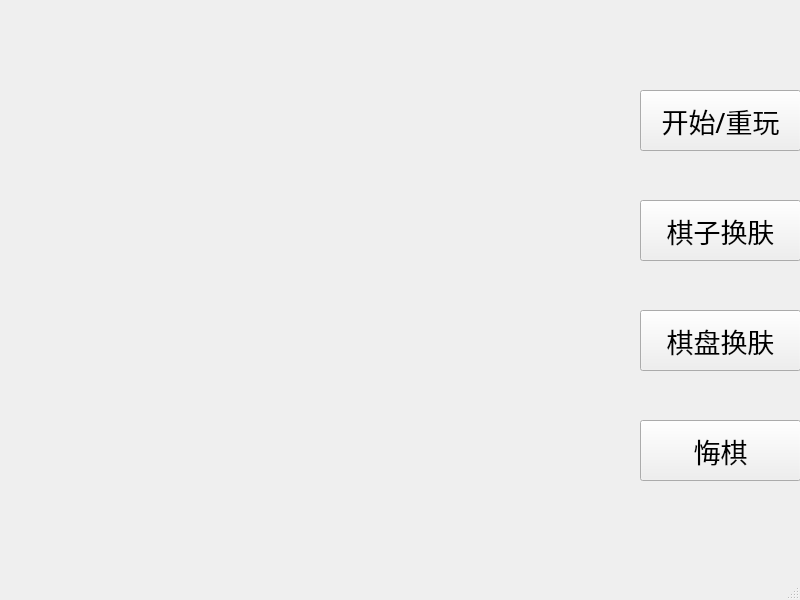
<?xml version="1.0" encoding="UTF-8"?>
<ui version="4.0">
 <class>GameBoardWindow</class>
 <widget class="QMainWindow" name="GameBoardWindow">
  <property name="geometry">
   <rect>
    <x>0</x>
    <y>0</y>
    <width>800</width>
    <height>600</height>
   </rect>
  </property>
  <property name="windowTitle">
   <string>MainWindow</string>
  </property>
  <widget class="QWidget" name="centralwidget">
   <widget class="QPushButton" name="pushButton">
    <property name="geometry">
     <rect>
      <x>640</x>
      <y>90</y>
      <width>161</width>
      <height>61</height>
     </rect>
    </property>
    <property name="font">
     <font>
      <family>隶书</family>
      <pointsize>20</pointsize>
     </font>
    </property>
    <property name="text">
     <string>开始/重玩</string>
    </property>
   </widget>
   <widget class="QPushButton" name="pushButton_2">
    <property name="geometry">
     <rect>
      <x>640</x>
      <y>420</y>
      <width>161</width>
      <height>61</height>
     </rect>
    </property>
    <property name="font">
     <font>
      <family>隶书</family>
      <pointsize>20</pointsize>
     </font>
    </property>
    <property name="text">
     <string>悔棋</string>
    </property>
   </widget>
   <widget class="QPushButton" name="changeChessSkin">
    <property name="geometry">
     <rect>
      <x>640</x>
      <y>200</y>
      <width>161</width>
      <height>61</height>
     </rect>
    </property>
    <property name="font">
     <font>
      <family>隶书</family>
      <pointsize>20</pointsize>
     </font>
    </property>
    <property name="text">
     <string>棋子换肤</string>
    </property>
   </widget>
   <widget class="QPushButton" name="pushButton_3">
    <property name="geometry">
     <rect>
      <x>640</x>
      <y>310</y>
      <width>161</width>
      <height>61</height>
     </rect>
    </property>
    <property name="font">
     <font>
      <family>隶书</family>
      <pointsize>20</pointsize>
     </font>
    </property>
    <property name="text">
     <string>棋盘换肤</string>
    </property>
   </widget>
  </widget>
  <widget class="QMenuBar" name="menubar">
   <property name="geometry">
    <rect>
     <x>0</x>
     <y>0</y>
     <width>800</width>
     <height>26</height>
    </rect>
   </property>
  </widget>
  <widget class="QStatusBar" name="statusbar"/>
 </widget>
 <resources/>
 <connections/>
</ui>
